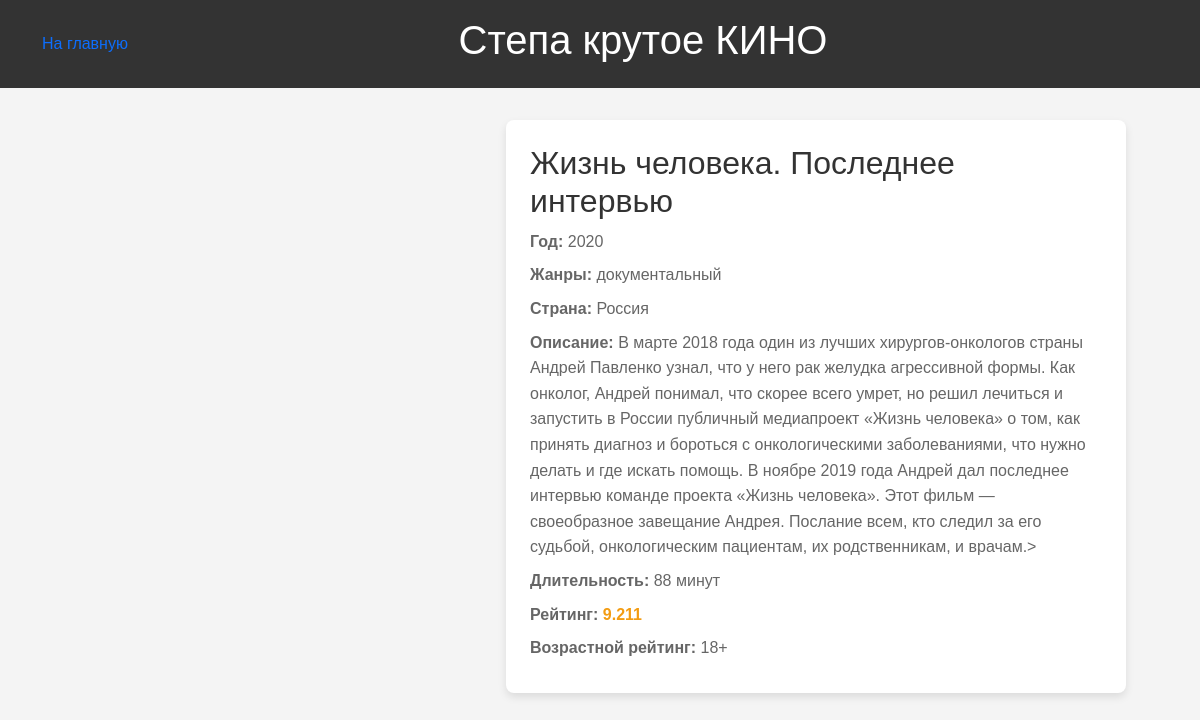
Screenshot of /films/1 with the database file from the repository.
### tables this page shows
CREATE TABLE movie (
	id INTEGER NOT NULL, 
	title VARCHAR NOT NULL, 
	year INTEGER NOT NULL, 
	genres VARCHAR NOT NULL, 
	country VARCHAR NOT NULL, 
	description TEXT NOT NULL, 
	duration INTEGER NOT NULL, 
	rating FLOAT NOT NULL, 
	age_rating INTEGER NOT NULL, 
	poster TEXT NOT NULL, 
	PRIMARY KEY (id)
);

### main.py (the view)
@app.route("/films/<int:film_id>")
def film_page(film_id):
    film = get_film(film_id)
    return render_template("film.html", film = film)

### main.py (called while the page is built)
def get_film(film_id):
    con = sqlite3.connect(db_name)
    SQL = """

        SELECT * FROM movie
        where id = ?
    """
    q = con.execute(SQL, [film_id])
    data = q.fetchone()
    return Movie(*data)

### templates/film.html (shortened to what this page needs)
{% extends "base.html" %}
{% block content %}
<div class="movie-page">
    <div class="movie-info-film">
      <h1>
        {{ film.title }}
      </h1>
      <p>
        <strong>Год:</strong>
        {{ film.year }}
      </p>
      <p>
        <strong>Жанры:</strong>
        {{ film.genres }}
      </p>
      <p>
        <strong>Страна:</strong>
        {{ film.country }}
      </p>
      <p>
        <strong>Описание:</strong>
        {{ film.description }}>
      </p>
      <p>
        <strong>Длительность:</strong>
        {{ film.duration }} минут
      </p>
      <p>
        <strong>Рейтинг:</strong>
        <span class="highlight">
          {{ film.rating }}
          </span>
      </p>
      <p>
        <strong>Возрастной рейтинг:</strong>
        {{ film.age_rating }}+
      </p>
    </div>
  </div>
</body>
</html>
{% endblock %}

### templates/base.html (shortened to what this page needs)
<!DOCTYPE html>
<html lang="en">
  <head>
    <link href="https://cdn.jsdelivr.net/npm/bootstrap@5.0.2/dist/css/bootstrap.min.css" rel="stylesheet" />
  </head>
  <body>
    <header>
      <div class="container nav-box">
        <div>
          <a href="/">На главную</a>
        </div>
        <h1>Степа крутое КИНО</h1>
      </div>
    </header>
    <div class="container">
      {% block content %}
      {% endblock %}
  </body>
</html>

### templates/base.html (style rules this page uses)
* { padding: 0; margin: 0; box-sizing: border-box; text-decoration: none; }
a { text-decoration: none; }
body { font-family: Arial, sans-serif; margin: 0; padding: 0; background-color: #f4f4f4; padding-bottom: 100px; }
header { background-color: #333; color: #fff; padding: 1rem; text-align: center; margin-bottom: 50; }
.nav-box { display: flex; justify-content: space-between; align-items: center; gap: 20px; color: white !important; }
.movie-info-film { flex: 2; background: #fff; padding: 1.5rem; border-radius: 8px; box-shadow: 0 4px 8px rgba(0, 0, 0, 0.1); }
.movie-info-film h1 { margin-top: 0; font-size: 2rem; color: #333; }
.movie-info-film p { margin: 0.5rem 0; line-height: 1.6; color: #666; }
.movie-info-film .highlight { font-weight: bold; color: #f39c12; }
.movie-page { display: flex; flex-wrap: wrap; justify-content: center; align-items: flex-start; gap: 2rem; padding: 2rem; max-width: 1200px; margin: 0 auto; }

### rows the page displays
movie: title "Жизнь человека. Последнее интервью", year "2020", genres "документальный", country "Россия", description "В марте 2018 года один из лучших хирургов-онкологов страны Андрей Павленко узнал, что у него рак желудка агрессивной формы. Как онколог, Андрей понимал, что скорее всего умрет, но решил лечиться и запустить в России публичный медиапроект «Жизнь человека» о том, как принять диагноз и бороться с онкологическими заболеваниями, что нужно делать и где искать помощь. В ноябре 2019 года Андрей дал последнее интервью команде проекта «Жизнь человека». Этот фильм — своеобразное завещание Андрея. Послание всем, кто следил за его судьбой, онкологическим пациентам, их родственникам, и врачам.", duration "88", rating "9.211", age_rating "18"
